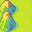

This is a level from a 2D game, rendered from its Tiled map with the project's own tilesets. A one-line summary and the complete map file follow:
An orthogonal 2x2 tile map with 16x16 px tiles, 1 tile layer (Tile Layer 1).

<map version="1.5" tiledversion="1.7.2" orientation="orthogonal" renderorder="right-down" width="2" height="2" tilewidth="16" tileheight="16" infinite="0" nextlayerid="2" nextobjectid="1">
 <tileset firstgid="1" name="aw2.png" tilewidth="16" tileheight="16" tilecount="512" columns="32">
  <image source="aw2.png" trans="ffffff" width="512" height="256" />
 </tileset>
 <layer id="1" name="Tile Layer 1" width="2" height="2">
  <data>
   <tile gid="3" />
   <tile gid="34" />
   <tile gid="36" />
   <tile gid="34" />
  </data>
 </layer>
</map>
